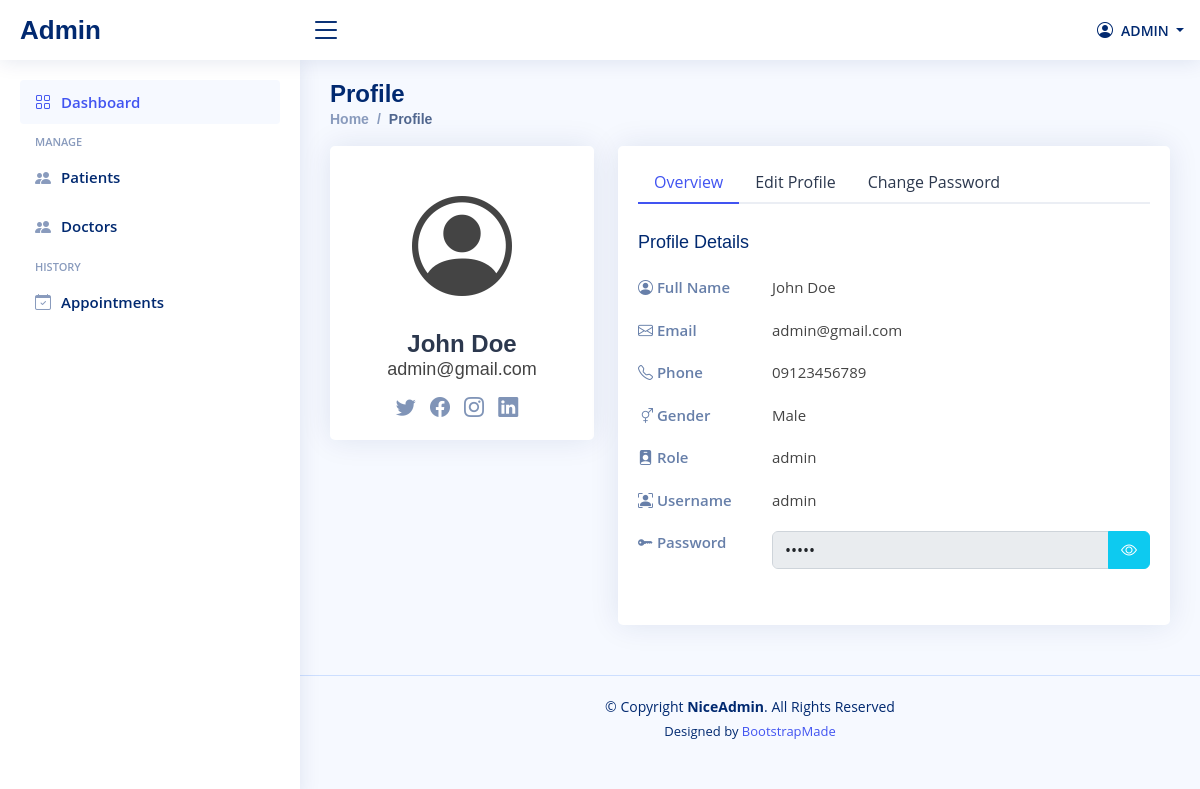
The page /Admin/index.php?page=profile (signed in) on the database its author committed.
### tables this page shows
CREATE TABLE `tbl_users` (
  `user_id` int(11) NOT NULL,
  `user_first_name` varchar(255) NOT NULL,
  `user_last_name` varchar(255) NOT NULL,
  `user_name` text NOT NULL,
  `user_email` text NOT NULL,
  `user_password` varchar(100) NOT NULL,
  `user_gender` varchar(100) NOT NULL,
  `user_number` varchar(100) NOT NULL,
  `user_is_verify` varchar(50) NOT NULL DEFAULT 'pending',
  `user_roles` varchar(50) NOT NULL,
  `created_at` datetime NOT NULL DEFAULT current_timestamp()
);

### Core/PHPMailerAutoload.php (called while the page is built, shortened)
<?php
function PHPMailerAutoload($classname)
{
    $filename = dirname(__FILE__).DIRECTORY_SEPARATOR.'class.'.strtolower($classname).'.php';
}

### Autoload.php (called while the page is built, shortened)
<?php
require('../Core/PHPMailerAutoload.php');
function autoload($class)
{
    $class = str_replace('\\', '/', $class);
    $class = str_replace('Core/', '', $class);
}

### Core/Config.php (called while the page is built)
<?php
class Config{
    private static $config = [
        'mysql' => [
            'host' => 'localhost',
            'username' => 'root',
            'password' => '',
            'db' => 'medical_as',
            'options' => [
                PDO::ATTR_ERRMODE => PDO::ERRMODE_EXCEPTION,
                PDO::ATTR_DEFAULT_FETCH_MODE => PDO::FETCH_OBJ,
                PDO::ATTR_EMULATE_PREPARES => false
            ]
        ],
        'website' => [
            'name' => 'Medical Appointment System',
            'patient-url' => 'http://localhost/medical_as/patient',
            'doctor-url' => 'http://localhost/medical_as/doctor',
            'admin-url' => 'http://localhost/medical_as/admin',
        ],
        'mail' => [
            'host' => 'smtp.gmail.com',
            'username' => 'anggi.nins76@gmail.com',
            'password' => 'emltmiytalbqspua',
            'port' => 587,
            'encryption' => 'tls',
            'from' => 'Medical Appointment System',
            'from_email' => 'anggi.nins76@gmail.com',
        ],
    ];
    public static function get($path = null)
    {
        if ($path) {
            $config = self::$config;
            $path = explode('/', $path);
            foreach ($path as $bit) {
                if (isset($config[$bit])) {
                    $config = $config[$bit];
                }
            }
            return $config;
        }
        return false;
    }
}

### Core/Database.php (called while the page is built, shortened)
<?php
class Database{
    private static $_instance = null;
    protected $_pdo,
            $_query,
            $_error = false,
            $_results,
            $_count = 0,
            $_lastInsertId = null;
    private function __construct(){
        try{
            $this->_pdo = new PDO('mysql:host='.Config::get('mysql/host').';dbname='.Config::get('mysql/db'), Config::get('mysql/username'), Config::get('mysql/password'));
        }catch(PDOException $e){
            die($e->getMessage());
        }
    }
    public static function getInstance(){
        if(!isset(self::$_instance)){
            self::$_instance = new Database();
        }
        return self::$_instance;
    }
    public function results(){
        return $this->_results;
    }
    public function query($sql, $params = []){
        if($this->_query = $this->_pdo->prepare($sql)){
            $x = 1;
            if(count($params)){
                foreach($params as $param){
                    $this->_query->bindValue($x, $param);
                    $x++;
                }
            }
            if($this->_query->execute()){
                $this->_results = $this->_query->fetchAll(PDO::FETCH_OBJ);
            }else{
                $this->_error = true;
            }
        }
        return $this;
    }
}

### Core/Session.php (called while the page is built, shortened)
<?php
class Session{
    public static function get($name){
        if(isset($_SESSION[$name])){
            return $_SESSION[$name];
        }else{
            return false;
        }
    }
}

### Core/Model.php (called while the page is built, shortened)
<?php
class Model {
    protected $db, $table, $primaryKey;
    public function __construct($table, $primaryKey) {
        $this->db = Database::getInstance();
        $this->table = $table;
    }
    public function find($params = []) {
        $conditions = '';
        $bind = [];
        $order = '';
        $limit = '';
        if(isset($params['conditions'])) {
            $conditions = ' WHERE ' . $params['conditions'];
        }
        if(array_key_exists('bind', $params)) {
            $bind = $params['bind'];
        }
        return $this->db->query("SELECT * FROM {$this->table}{$conditions}{$order}{$limit}", $bind)->results();
    }
}

### Admin/profile.php (the view, shortened to what this page needs)
<section class="section profile">
    <div class="row">
        <div class="col-xl-4">
            <div class="card">
                <div class="card-body profile-card pt-4 d-flex flex-column align-items-center">
                    <i class="bi bi-person-circle" style="font-size: 100px;"></i>
                    <h2>
                        <?= $admin[0]->user_first_name . ' ' . $admin[0]->user_last_name ?>
                    </h2>
                    <h3>
                        <?= $admin[0]->user_email ?>
                    </h3>
                    <div class="social-links mt-2">
                        <a href="#" class="twitter"><i class="bi bi-twitter"></i></a>
                        <a href="#" class="facebook"><i class="bi bi-facebook"></i></a>
                        <a href="#" class="instagram"><i class="bi bi-instagram"></i></a>
                        <a href="#" class="linkedin"><i class="bi bi-linkedin"></i></a>
                    </div>
                </div>
            </div>
        </div>
        <div class="col-xl-8">
            <div class="card">
                <div class="card-body pt-3">
                    <ul class="nav nav-tabs nav-tabs-bordered">
                        <li class="nav-item">
                            <button class="nav-link active" data-bs-toggle="tab"
                                data-bs-target="#profile-overview">Overview</button>
                        </li>
                        <li class="nav-item">
                            <button class="nav-link" data-bs-toggle="tab" data-bs-target="#profile-edit">Edit
                                Profile</button>
                        </li>
                        <li class="nav-item">
                            <button class="nav-link" data-bs-toggle="tab"
                                data-bs-target="#profile-change-password">Change Password</button>
                        </li>
                    </ul>
                    <div class="tab-content pt-2">
                        <div class="tab-pane fade show active profile-overview" id="profile-overview">
                            <h5 class="card-title">Profile Details</h5>
                            <div class="row">
                                <div class="col-lg-3 col-md-4 label ">
                                    <i class="bi bi-person-circle"></i>
                                    Full Name
                                </div>
                                <div class="col-lg-9 col-md-8">
                                    <?= $admin[0]->user_first_name . ' ' . $admin[0]->user_last_name ?>
                                </div>
                            </div>
                            <div class="row">
                                <div class="col-lg-3 col-md-4 label">
                                    <i class="bi bi-envelope"></i>
                                    Email
                                </div>
                                <div class="col-lg-9 col-md-8">
                                    <?= $admin[0]->user_email ?>
                                </div>
                            </div>
                            <div class="row">
                                <div class="col-lg-3 col-md-4 label">
                                    <i class="bi bi-telephone"></i>
                                    Phone
                                </div>
                                <div class="col-lg-9 col-md-8">
                                    <?= $admin[0]->user_number ?>
                                </div>
                            </div>
                            <div class="row">
                                <div class="col-lg-3 col-md-4 label">
                                    <i class="bi bi-gender-ambiguous"></i>
                                    Gender
                                </div>
                                <div class="col-lg-9 col-md-8">
                                    <?= $admin[0]->user_gender ?>
                                </div>
                            </div>
                            <div class="row">
                                <div class="col-lg-3 col-md-4 label">
                                    <i class="bi bi-person-badge-fill"></i>
                                    Role
                                </div>
                                <div class="col-lg-9 col-md-8">
                                    <?= $admin[0]->user_roles ?>
                                </div>
                            </div>
                            <div class="row">
                                <div class="col-lg-3 col-md-4 label">
                                    <i class="bi bi-person-bounding-box"></i>
                                    Username
                                </div>
                                <div class="col-lg-9 col-md-8">
                                    <?= $admin[0]->user_name ?>
                                </div>
                            </div>
                            <div class="row">
                                <div class="col-lg-3 col-md-4 label">
                                    <i class="bi bi-key-fill"></i>
                                    Password
                                </div>
                                <div class="col-lg-9 col-md-8">
                                    <div class="input-group mb-3">
                                        <input  id="profile-password" value="<?= $admin[0]->user_password ?>" type="password" class="form-control" aria-describedby="button-addon2" disabled>
                                        <a href="#profile-password" class="btn btn-info text-white" id="show-password">
                                            <i class="bi bi-eye" id="eye-icon"></i>
                                        </a>
                                    </div>
                                </div>
                            </div>
                        </div>
                    </div>
                </div>
            </div>
        </div>
    </div>
</section>

### Admin/index.php (shortened to what this page needs)
<?php
require('../AutoLoad.php');
$user = new User();
$admin = $user->find([
    'conditions' => 'user_id = ?',
    'bind' => [Session::get('admin_id')]
]);
?>
<!DOCTYPE html>
<html lang="en">
<head>
    <link href="../Assets/vendor/bootstrap/css/bootstrap.min.css" rel="stylesheet">
    <link href="../Assets/vendor/bootstrap-icons/bootstrap-icons.css" rel="stylesheet">
    <link href="../Assets/css/style.css" rel="stylesheet">
</head>
<body>
    <header id="header" class="header fixed-top d-flex align-items-center">
        <div class="d-flex align-items-center justify-content-between">
            <a href="index.php?page=dashboard" class="logo d-flex align-items-center">
                <span class="d-none d-lg-block">
                    <span>Admin</span>
                </span>
            </a>
            <i class="bi bi-list toggle-sidebar-btn"></i>
        </div>
        <nav class="header-nav ms-auto">
            <ul class="d-flex align-items-center">
                <li class="nav-item dropdown pe-3">
                    <a class="nav-link nav-profile d-flex align-items-center pe-0" href="#" data-bs-toggle="dropdown">
                        <i class="bi bi-person-circle"></i>
                        <span class="d-none d-md-block dropdown-toggle ps-2 text-uppercase">
                            <?= $admin[0]->user_name ?>
                        </span>
                    </a>
                </li>
            </ul>
        </nav>
    </header>
    <aside id="sidebar" class="sidebar">
        <ul class="sidebar-nav" id="sidebar-nav">
            <li class="nav-item">
                <a class="nav-link " href="index.php?page=dashboard">
                    <i class="bi bi-grid"></i>
                    <span>Dashboard</span>
                </a>
            </li>
            <li class="nav-heading">Manage</li>
            <li class="nav-item">
                <a class="nav-link collapsed" href="?page=patients">
                    <i class="bi bi-people-fill"></i>
                    <span>Patients</span>
                </a>
            </li>
            <li class="nav-item">
                <a class="nav-link collapsed" href="?page=doctors">
                    <i class="bi bi-people-fill"></i>
                    <span>Doctors</span>
                </a>
            </li>
            <li class="nav-heading">History</li>
            <li class="nav-item">
                <a class="nav-link collapsed" href="?page=appointments">
                    <i class="bi bi-calendar-check"></i>
                    <span>Appointments</span>
                </a>
            </li>
        </ul>
    </aside>
    <main id="main" class="main">
        <div class="pagetitle">
            <h1>
                <?= ucfirst($_GET['page']) ?>
            </h1>
            <nav>
                <ol class="breadcrumb">
                    <li class="breadcrumb-item"><a href="index.php?page=dashboard">Home</a></li>
                    <li class="breadcrumb-item active">
                        <?= ucfirst($_GET['page']) ?>
                    </li>
                </ol>
            </nav>
        </div>
        <?php
        $page = $_GET['page'];
        if(file_exists("{$page}.php")){
            require("{$page}.php");
        }else{
            require('404.php');
        }
        ?>
    </main>
    <footer id="footer" class="footer">
        <div class="copyright">
            &copy; Copyright <strong><span>NiceAdmin</span></strong>. All Rights Reserved
        </div>
        <div class="credits">
            Designed by <a href="https://bootstrapmade.com/">BootstrapMade</a>
        </div>
    </footer>
</body>
</html>

### rows shown on the page
tbl_users: user_name "ADMIN", user_first_name "John", user_last_name "Doe", user_email "admin@gmail.com", user_number "09123456789", user_gender "Male", user_roles "admin", user_name "admin"

### other values the page prints
$_GET['page'] "Profile"
